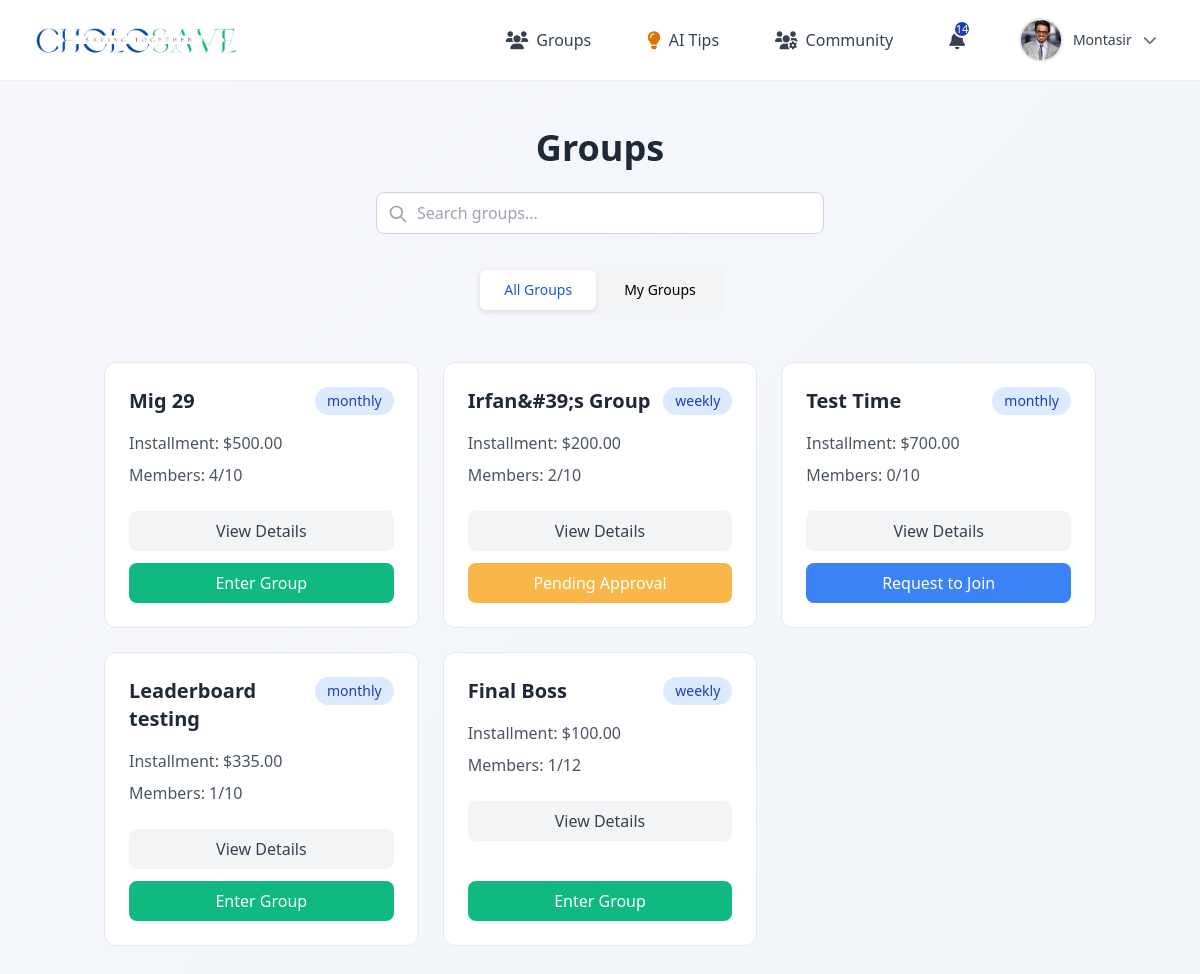
Screenshot of /my_group_test.php (signed in) with the database file from the repository.
### tables this page shows
CREATE TABLE `users` (
  `id` int(11) NOT NULL,
  `name` varchar(255) DEFAULT NULL,
  `email` varchar(255) DEFAULT NULL,
  `phone_number` varchar(255) DEFAULT NULL,
  `password` varchar(255) DEFAULT NULL,
  `role` enum('user','group_admin','admin') DEFAULT 'user',
  `created_at` timestamp NOT NULL DEFAULT current_timestamp(),
  `profile_picture` varchar(255) NOT NULL,
  `otp` varchar(6) DEFAULT NULL,
  `otp_expiry` datetime DEFAULT NULL
);

CREATE TABLE `my_group` (
  `group_id` int(11) NOT NULL,
  `group_name` varchar(255) DEFAULT NULL,
  `members` int(11) NOT NULL,
  `group_admin_id` int(11) DEFAULT NULL,
  `dps_type` enum('weekly','monthly') DEFAULT NULL,
  `time_period` int(11) DEFAULT NULL,
  `amount` decimal(8,2) DEFAULT NULL,
  `start_date` date DEFAULT NULL,
  `goal_amount` int(11) DEFAULT NULL,
  `warning_time` int(11) DEFAULT NULL,
  `emergency_fund` decimal(8,2) DEFAULT NULL,
  `bKash` varchar(255) DEFAULT NULL,
  `Rocket` varchar(255) DEFAULT NULL,
  `Nagad` varchar(255) DEFAULT NULL,
  `created_at` timestamp NOT NULL DEFAULT current_timestamp(),
  `description` text DEFAULT NULL
);

### session.php (called while the page is built, shortened)
<?php
function getUserId() {
    return $_SESSION['user_id'] ?? null;
}
?>

### my_group_test.php (the view, shortened to what this page needs)
<?php
include 'session.php';
include 'db.php';
include 'includes/header2.php';
$user_id = getUserId();
$allGroupsQuery = "
    SELECT
        g.group_id,
        g.group_name,
        g.dps_type,
        g.amount AS installment,
        g.description,
        g.members AS members_required,
        g.goal_amount,
        g.emergency_fund,
        g.time_period,
        g.start_date,
        u.name AS admin_name,
        COUNT(gm.user_id) AS members_count,
        EXISTS (
            SELECT 1 FROM group_membership
            WHERE group_id = g.group_id
            AND user_id = ?
            AND status IN ('approved', 'pending')
        ) as is_member,
        (
            SELECT status FROM group_membership
            WHERE group_id = g.group_id
            AND user_id = ?
        ) as membership_status,
        CASE WHEN g.group_admin_id = ? THEN 1 ELSE 0 END AS is_admin
    FROM
        my_group g
    LEFT JOIN
        group_membership gm
    ON
        g.group_id = gm.group_id AND gm.status = 'approved'
    LEFT JOIN
        users u
    ON
        g.group_admin_id = u.id
    GROUP BY
        g.group_id
";
$stmt = $conn->prepare($allGroupsQuery);
$stmt->bind_param("iii", $user_id, $user_id, $user_id);
$stmt->execute();
$allGroupsResult = $stmt->get_result();
$allGroups = [];
while ($row = $allGroupsResult->fetch_assoc()) {
    $allGroups[] = $row;
}
?>
<!DOCTYPE html>
<html lang="en">
<head>
    <link href="https://cdn.jsdelivr.net/npm/tailwindcss@2.2.19/dist/tailwind.min.css" rel="stylesheet">
</head>
<body>
    <div class="container mx-auto px-4 py-12">
        <div class="text-center mb-12">
            <h1 class="text-4xl font-bold text-gray-800 mb-6">Groups</h1>
            <div class="max-w-md mx-auto mb-8">
                <div class="relative">
                    <input
                        type="text"
                        id="searchInput"
                        placeholder="Search groups..."
                        class="w-full px-4 py-2 pl-10 rounded-lg border border-gray-300 focus:ring-2 focus:ring-blue-500 focus:border-blue-500"
                    >
                    <svg class="w-5 h-5 text-gray-400 absolute left-3 top-3" fill="none" stroke="currentColor" viewBox="0 0 24 24">
                        <path stroke-linecap="round" stroke-linejoin="round" stroke-width="2" d="M21 21l-6-6m2-5a7 7 0 11-14 0 7 7 0 0114 0z"/>
                    </svg>
                </div>
            </div>
            <div class="inline-flex rounded-lg bg-gray-100 p-1 space-x-1">
                <button onclick="showGroups('all')"
                        class="px-6 py-2.5 rounded-md text-sm font-medium transition-all duration-200 focus:outline-none active-tab"
                        id="all-tab">
                    All Groups
                </button>
                <button onclick="showGroups('joined')"
                        class="px-6 py-2.5 rounded-md text-sm font-medium transition-all duration-200 focus:outline-none"
                        id="joined-tab">
                    My Groups
                </button>
            </div>
        </div>
        <div id="all-groups" class="grid grid-cols-1 md:grid-cols-2 lg:grid-cols-3 gap-6">
            <?php foreach ($allGroups as $group): ?>
                <div class="group-card rounded-xl p-6 flex flex-col" data-group-name="<?php echo strtolower(htmlspecialchars($group['group_name'])); ?>">
                    <div class="flex justify-between items-start mb-4">
                        <h3 class="text-xl font-bold text-gray-800"><?php echo htmlspecialchars($group['group_name']); ?></h3>
                        <span class="px-3 py-1 bg-blue-100 text-blue-800 rounded-full text-sm">
                            <?php echo htmlspecialchars($group['dps_type']); ?>
                        </span>
                    </div>
                    <div class="space-y-2 mb-6">
                        <p class="text-gray-600">
                            <span class="font-medium">Installment:</span>
                            $<?php echo htmlspecialchars($group['installment']); ?>
                        </p>
                        <p class="text-gray-600">
                            <span class="font-medium">Members:</span>
                            <?php echo htmlspecialchars($group['members_count']); ?>/<?php echo htmlspecialchars($group['members_required']); ?>
                        </p>
                    </div>
                    <button
                        onclick='showGroupDetails(<?php echo json_encode($group); ?>)'
                        class="w-full px-4 py-2 bg-gray-100 text-gray-700 rounded-lg hover:bg-gray-200 transition-colors duration-200 mb-3">
                        View Details
                    </button>
                    <div class="mt-auto" id="join-button-container-<?php echo $group['group_id']; ?>">
                        <?php if ($group['is_member']): ?>
                            <?php if ($group['membership_status'] === 'approved'): ?>
                                <button
                                    onclick="enterGroup(<?php echo $group['group_id']; ?>, <?php echo $user_id; ?>, <?php echo $group['is_admin']; ?>)"
                                    class="w-full px-4 py-2 bg-green-500 text-white rounded-lg hover:bg-green-600 transition-all">
                                    Enter Group
                                </button>
                            <?php else: ?>
                                <button class="w-full px-4 py-2 bg-yellow-500 text-white rounded-lg cursor-not-allowed opacity-75" disabled>
                                    Pending Approval
                                </button>
                            <?php endif; ?>
                        <?php else: ?>
                            <form action="" method="POST" class="join-group-form" onsubmit="return handleJoinSubmit(this, <?php echo $group['group_id']; ?>)">
                                <button type="submit" name="join_group"
                                        class="w-full px-4 py-2 bg-blue-500 text-white rounded-lg hover:bg-blue-600 transition-all">
                                    Request to Join
                                </button>
                            </form>
                        <?php endif; ?>
                    </div>
                </div>
            <?php endforeach; ?>
        </div>
    </div>
</body>
</html>

### includes/header2.php (shortened to what this page needs)
<?php
include 'db.php';
$user_id = $_SESSION['user_id'];
$sql = "SELECT COUNT(*) as count FROM notifications WHERE target_user_id = ? AND status = 'unread'";
$stmt = $conn->prepare($sql);
$stmt->bind_param("i", $user_id);
$stmt->execute();
$result = $stmt->get_result();
$row = $result->fetch_assoc();
$notificationCount = $row['count'];
$user_name = '';
$profile_picture = '';
$sql_user = "SELECT name, email, profile_picture FROM users WHERE id = ?";
$stmt = $conn->prepare($sql_user);
$stmt->bind_param("i", $user_id);
$stmt->execute();
$result_user = $stmt->get_result();
if ($result_user) {
    $user_data = $result_user->fetch_assoc();
    $user_name = $user_data['name'];
    $profile_picture = $user_data['profile_picture'];
}
?>
<!DOCTYPE html>
<html lang="en">
<head>
    <script src="https://cdn.tailwindcss.com"></script>
    <link rel="stylesheet" href="https://cdnjs.cloudflare.com/ajax/libs/font-awesome/6.0.0-beta3/css/all.min.css">
</head>
<body class="bg-gray-50">
    <header class="bg-white shadow-sm">
        <div class="max-w-7xl mx-auto px-4 sm:px-6 lg:px-8">
            <div class="flex items-center justify-between h-20">
                <div class="logo flex items-center space-x-4">
                    <a href="/CholoSave-CS/user_landing_page.php" class="flex items-center">
                        <img src="/CholoSave-CS/includes/project_logo1.png" alt="CholoSave Logo" class="logo-image">
                    </a>
                </div>
                <div class="hidden md:flex items-center space-x-8">
                    <div class="relative group">
                        <button
                            class="nav-item flex items-center space-x-2 px-3 py-2 text-gray-700 hover:text-gray-900">
                            <i class="fas fa-users text-lg"></i>
                            <span class="font-medium">Groups</span>
                        </button>
                    </div>
                    <div class="relative group">
                        <a href="/CholoSave-CS/ai_tips/ai_tips.php">
                            <button
                                class="nav-item flex items-center space-x-2 px-3 py-2 text-gray-700 hover:text-gray-900">
                                <i class="fas fa-lightbulb text-lg text-yellow-600 animate-pulse"></i>
                                <span class="font-medium">AI Tips</span>
                            </button>
                        </a>
                    </div>
                    <div class="relative group">
                        <button
                            class="nav-item flex items-center space-x-2 px-3 py-2 text-gray-700 hover:text-gray-900">
                            <i class="fas fa-users-cog text-lg"></i>
                            <span class="font-medium">Community</span>
                        </button>
                    </div>
                    <div class="relative">
                        <a href="/CholoSave-CS/notification.php"
                            class="nav-item flex items-center space-x-2 px-3 py-2 text-gray-700 hover:text-gray-900">
                            <div class="relative">
                                <i class="fas fa-bell text-lg"></i>
                                <?php if ($notificationCount > 0): ?>
                                    <span class="notification-badge"><?php echo $notificationCount; ?></span>
                                <?php endif; ?>
                            </div>
                        </a>
                    </div>
                    <div class="relative group">
                        <button
                            class="flex items-center space-x-3 px-3 py-2 rounded-full hover:bg-gray-100 transition-colors duration-200">
                            <div class="relative w-10 h-10 rounded-full overflow-hidden ring-2 ring-gray-200">
                                <?php if (!empty($profile_picture) && file_exists('uploads/profile/' . $profile_picture)): ?>
                                    <img src="uploads/profile/<?php echo htmlspecialchars($profile_picture); ?>"
                                        alt="Profile" class="w-full h-full object-cover">
                                <?php else: ?>
                                    <div class="w-full h-full bg-gray-200 flex items-center justify-center">
                                        <i class="fas fa-user text-gray-400"></i>
                                    </div>
                                <?php endif; ?>
                            </div>
                            <span
                                class="text-sm font-medium text-gray-700"><?php echo htmlspecialchars($user_name); ?></span>
                            <i class="fas fa-chevron-down text-sm text-gray-500"></i>
                        </button>
                    </div>
                </div>
            </div>
    </header>
</body>
</html>

### includes/header2.php (style rules this page uses)
body { font-family: 'Poppins', sans-serif; }
.nav-item { transition: all 0.3s ease; position: relative; }
.nav-item::after { content: ''; position: absolute; width: 0; height: 2px; bottom: -4px; left: 0; background-color: #1E40AF; transition: width 0.3s ease; }
.logo a { font-size: 1.8rem; font-weight: 700; background: linear-gradient(135deg, #003366 0%, #004080 100%); -webkit-background-clip: text; -webkit-text-fill-color: transparent; text-decoration: none; }
.notification-badge { position: absolute; top: -6px; right: -6px; background: #1E40AF; border-radius: 50%; width: 18px; height: 18px; font-size: 11px; display: flex; align-items: center; justify-content: center; color: white; border: 2px solid white; }
.animate-pulse { animation: pulse 1s infinite; }
.logo-image { max-height: 3rem; width: auto; object-fit: contain; }

### my_group_test.php (style rules this page uses)
body { background: linear-gradient(135deg, #f6f8fd 0%, #f1f4f9 100%); min-height: 100vh; }
.group-card { background: rgba(255, 255, 255, 0.95); backdrop-filter: blur(10px); border: 1px solid rgba(229, 231, 235, 1); transition: all 0.3s ease; }
.active-tab { background-color: white; color: #1a56db; box-shadow: 0 2px 4px rgba(0, 0, 0, 0.1); }

### rows the page displays
users: profile_picture (picture), name "Montasir"
my_group: group_name "Mig 29", dps_type "monthly", amount "500.00", members_count "4", members "10"
my_group: group_name "Irfan&#39;s Group", dps_type "weekly", amount "200.00", members_count "2", members "10", shows "Pending Approval"
my_group: group_name "Test Time", dps_type "monthly", amount "700.00", members_count "0", members "10"
my_group: group_name "Leaderboard testing", dps_type "monthly", amount "335.00", members_count "1", members "10"
my_group: group_name "Final Boss", dps_type "weekly", amount "100.00", members_count "1", members "12"

### other values shown
$notificationCount "14"
